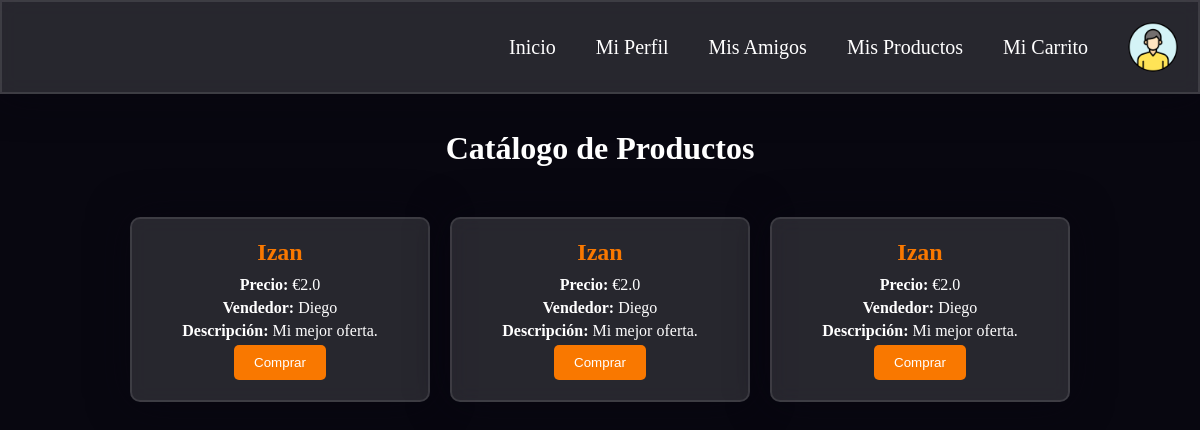
Screenshot of /comprar with the database file from the repository.
### app.py (models this page shows)
class Product(db.Model):
    __tablename__ = 'products'
    id = db.Column(db.Integer, primary_key=True)
    name = db.Column(db.String(80), nullable=False)
    category = db.Column(db.String(80), nullable=False)
    price = db.Column(db.Float, nullable=False)
    description = db.Column(db.String(200), nullable=False)
    status = db.Column(db.String(20), nullable=False, default='en venta')
    seller_id = db.Column(db.Integer, db.ForeignKey('users.id'), nullable=False)
    buyer_id = db.Column(db.Integer, db.ForeignKey('users.id'), nullable=True)
    message = db.Column(db.String(200), nullable=True)
    created_at = db.Column(db.String(120), nullable=False)

class User(db.Model):
    __tablename__ = 'users'
    id = db.Column(db.Integer, primary_key=True)
    username = db.Column(db.String(80), unique=True, nullable=False)
    nombre = db.Column(db.String(80), nullable=False)
    ciudad = db.Column(db.String(80), nullable=False)
    email = db.Column(db.String(120), unique=True, nullable=False)
    bank_account = db.Column(db.String(50), nullable=False, default="")  # Usar cadena vacía como valor por defecto
    key = db.Column(db.String(64), nullable=False)
    salt = db.Column(db.String(32), nullable=False)
    created_at = db.Column(db.String(120), nullable=False)
    updated_at = db.Column(db.String(120), nullable=False)
    objetos_vendidos = db.Column(db.String(200), nullable=True, default="")
    objetos_comprados = db.Column(db.String(200), nullable=True, default="")
    products_sold = db.relationship('Product', backref='seller', lazy=True, foreign_keys='Product.seller_id')
    products_bought = db.relationship('Product', backref='buyer', lazy=True, foreign_keys='Product.buyer_id')

### app.py (the view, shortened to what this page needs)
@app.route('/comprar', methods=['GET', 'POST'])
def comprar():
    buyer_id = session.get('user_id')
    products = Product.query.filter_by(status='en venta').filter(Product.seller_id != buyer_id).all()
    return render_template('comprar.html', products=products)

### templates/comprar.html (shortened to what this page needs)
<!DOCTYPE html>
<html lang="es">
<head>
    <link rel="stylesheet" type="text/css" href="{{ url_for('static', filename='styles/comprar.css') }}">
</head>
<body>
    <nav>
        <a href="{{ url_for('app_route') }}">Inicio</a>
        <a href="{{ url_for('perfil') }}">Mi Perfil</a>
        <a href="{{ url_for('amigos') }}">Mis Amigos</a>
        <a href="{{ url_for('productos') }}">Mis Productos</a>
        <a href="{{ url_for('carrito') }}">Mi Carrito</a>
        <img src="{{ url_for('static', filename='imagenes/perfil.png') }}" alt="Perfil">
    </nav>
    <h1>Catálogo de Productos</h1>
    <div class="catalogo">
        {% for product in products %}
        <div class="tarjeta">
            <h2>{{ product.name }}</h2>
            <p><strong>Precio:</strong> €{{ product.price }}</p>
            <p><strong>Vendedor:</strong> {{ product.seller.nombre }}</p>
            <p><strong>Descripción:</strong> {{ product.description }}</p>
            <form action="{{ url_for('comprar') }}" method="POST">
                <button type="submit">Comprar</button>
            </form>
        </div>
        {% endfor %}
    </div>
</body>
</html>

### static/styles/comprar.css (style rules this page uses)
*, *:before, *:after { padding: 0; margin: 0; box-sizing: border-box; }
body { background-color: #080710; }
nav { width: 100%; display: flex; justify-content: flex-end; align-items: center; background-color: rgba(255, 255, 255, 0.13); padding: 20px; border-radius: 0; backdrop-filter: blur(10px); border: 2px solid rgba(255, 255, 255, 0.1); box-shadow: 0 0 40px rgba(8, 7, 16, 0.6); position: fixed; top: 0; left: 0; z-index: 1000; }
nav a { color: #fff; text-decoration: none; margin: 0 20px; font-size: 20px; transition: transform 0.3s; }
nav img { width: 50px; height: 50px; border-radius: 50%; margin-left: 20px; }
body > *:not(nav) { margin-top: 130px; }
h1 { text-align: center; color: #ffffff }
.catalogo { display: flex; flex-wrap: wrap; justify-content: center; gap: 20px; margin-top: 50px; }
.tarjeta { background-color: rgba(255, 255, 255, 0.13); border: 2px solid rgba(255, 255, 255, 0.1); border-radius: 10px; box-shadow: 0 0 40px rgba(8, 7, 16, 0.6); padding: 20px; width: 300px; text-align: center; backdrop-filter: blur(10px); }
.tarjeta h2 { color: #f97800; margin: 0 0 10px; }
.tarjeta p { margin: 5px 0; color: #ffffff; }
.tarjeta button { background-color: #f97800; color: #fff; padding: 10px 20px; border: none; border-radius: 5px; cursor: pointer; transition: transform 0.3s; }

### rows the page displays
Product: name "Izan", price "2.0", seller.nombre "Diego", description "Mi mejor oferta."
Product: name "Izan", price "2.0", seller.nombre "Diego", description "Mi mejor oferta."
Product: name "Izan", price "2.0", seller.nombre "Diego", description "Mi mejor oferta."
